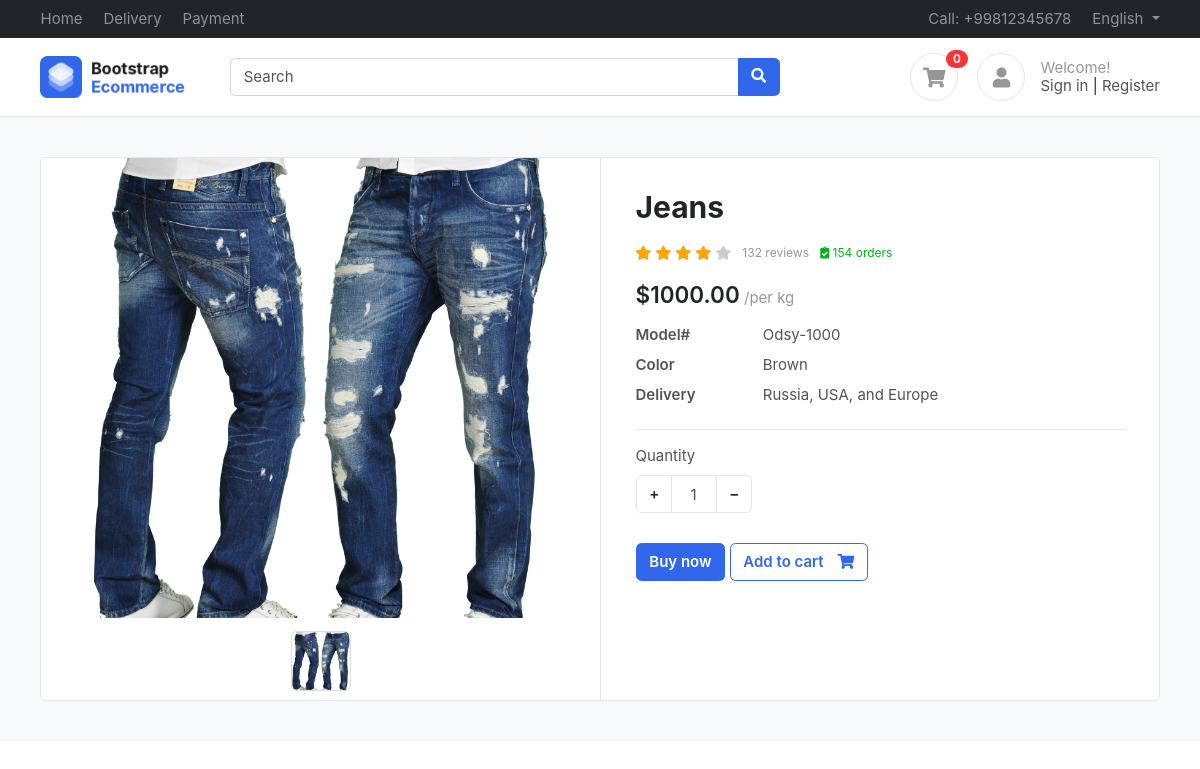
The app's page /product/jeans/ with its own data.
### products/models.py (models this page shows, shortened)
class Product(BaseModel):
    product_name = models.CharField(max_length=100)
    slug = models.SlugField(unique=True  , null=True , blank=True)
    category = models.ForeignKey(Category , on_delete=models.CASCADE , related_name="products")
    price = models.IntegerField()
    product_description = models.TextField()

class ProductImage(BaseModel):
    product = models.ForeignKey(Product , on_delete=models.CASCADE , related_name="product_images")
    image =  models.ImageField(upload_to="product")

### products/views.py (the view)
# urls.py: path('<slug>/' , get_product , name="get_product"),
def get_product(request , slug):
    try:
        product = Product.objects.get(slug =slug)
        return render(request  , 'product/product.html' , context = {'product' : product})
    except Exception as e:
        print(e)

### templates/product/product.html (shortened to what this page needs)
{% extends "base/base.html"%}
{%  block start %}
<section class="section-content padding-y bg">
    <div class="container">
    <div class="card">
        <div class="row no-gutters">
            <aside class="col-md-6">
    <article class="gallery-wrap">
    <div class="img-big-wrap">
      <div> <a href="#"><img src="/media/{{product.product_images.first.image}}"></a></div>
    </div>
    <div class="thumbs-wrap">
      {% for image in product.product_images.all %}
      <a href="#" class="item-thumb"> <img src="/media/{{image.image}}"></a>
      {% endfor %}
    </div>
    </article>
            </aside>
            <main class="col-md-6 border-left">
    <article class="content-body">
    <h2 class="title">{{product.product_name}}</h2>
    <div class="rating-wrap my-3">
        <ul class="rating-stars">
            <li style="width:80%" class="stars-active">
                <i class="fa fa-star"></i> <i class="fa fa-star"></i>
                <i class="fa fa-star"></i> <i class="fa fa-star"></i>
            </li>
            <li>
                <i class="fa fa-star"></i> <i class="fa fa-star"></i>
                <i class="fa fa-star"></i> <i class="fa fa-star"></i>
                <i class="fa fa-star"></i>
            </li>
        </ul>
        <small class="label-rating text-muted">132 reviews</small>
        <small class="label-rating text-success"> <i class="fa fa-clipboard-check"></i> 154 orders </small>
    </div>
    <div class="mb-3">
        <var class="price h4">${{product.price}}.00</var>
        <span class="text-muted">/per kg</span>
    </div>
    <dl class="row">
      <dt class="col-sm-3">Model#</dt>
      <dd class="col-sm-9">Odsy-1000</dd>
      <dt class="col-sm-3">Color</dt>
      <dd class="col-sm-9">Brown</dd>
      <dt class="col-sm-3">Delivery</dt>
      <dd class="col-sm-9">Russia, USA, and Europe </dd>
    </dl>
    <hr>
        <div class="form-row">
            <div class="form-group col-md flex-grow-0">
                <label>Quantity</label>
                <div class="input-group mb-3 input-spinner">
                  <div class="input-group-prepend">
                    <button class="btn btn-light" type="button" id="button-plus"> + </button>
                  </div>
                  <input type="text" class="form-control" value="1">
                  <div class="input-group-append">
                    <button class="btn btn-light" type="button" id="button-minus"> − </button>
                  </div>
                </div>
            </div>
        </div>
        <a href="#" class="btn  btn-primary"> Buy now </a>
        <a href="{% url 'add_to_cart' product.uid %}?variant={selected_size}" class="btn  btn-outline-primary"> <span class="text">Add to cart</span> <i class="fas fa-shopping-cart"></i>  </a>
    </article>
            </main>
        </div>
    </div>
    </div>
    </section>
{% endblock %}

### static/css/ui.css (style rules this page uses)
html { font-family: 'Inter', sans-serif; font-size: 15px; }
.content-body { flex: 1 1 auto; padding: 2rem 2.3rem; }
.padding-y { padding-top: 40px; padding-bottom: 40px; }
var { font-style: normal; }
article:after, .form-group:after { display: block; clear: both; content: ""; }
.bg { background-color: #f8f9fa; }
.card .title { color: #212529; }
.btn-light { background-color: #fff; border-color: #e4e4e4; }
.btn .text + i { margin-left: 10px; }
dl[class="row"] { margin-bottom: 0; }
.price { font-weight: 600; color: #212529; }
.label-rating { margin-left: 7px; display: inline-block; vertical-align: middle; }
.rating-stars { display: inline-block; vertical-align: middle; list-style: none; margin: 0; padding: 0; position: relative; white-space: nowrap; clear: both; }
.rating-stars i { font-size: 14px; color: #ccc; display: inline; }
.rating-stars li { display: block; text-overflow: clip; white-space: nowrap; z-index: 1; }
.rating-stars li.stars-active { z-index: 2; position: absolute; top: 0; left: 0; overflow: hidden; }
.rating-stars li.stars-active i { color: orange; }
.input-spinner { width: 120px; flex-wrap: nowrap; display: inline-flex; }
.input-spinner input.form-control { text-align: center; max-width: 46px; flex-basis: 46px; border-color: #e4e4e4; flex-grow: 0; }
.input-spinner .btn { width: 36px; text-align: center; }
.gallery-wrap .img-big-wrap { margin-bottom: 10px; border-radius: 0.37rem; overflow: hidden; background-color: #fff; }
.gallery-wrap .img-big-wrap a { text-align: center; display: block; }
.gallery-wrap .img-big-wrap img { height: 460px; width: auto; display: inline-block; cursor: zoom-in; }
.gallery-wrap .thumbs-wrap { text-align: center; }
.gallery-wrap .thumbs-wrap .item-thumb { width: 60px; height: 60px; border: 1px solid #ddd; border-radius: 6px; margin: 3px; display: inline-block; overflow: hidden; }
.gallery-wrap .thumbs-wrap img { max-width: 100%; max-height: 100%; object-fit: cover; border-radius: 4px; cursor: zoom-in; }

### records on screen
Product: product_images.first.image (picture), product_name "Jeans", price "1000"
ProductImage: image (picture)
